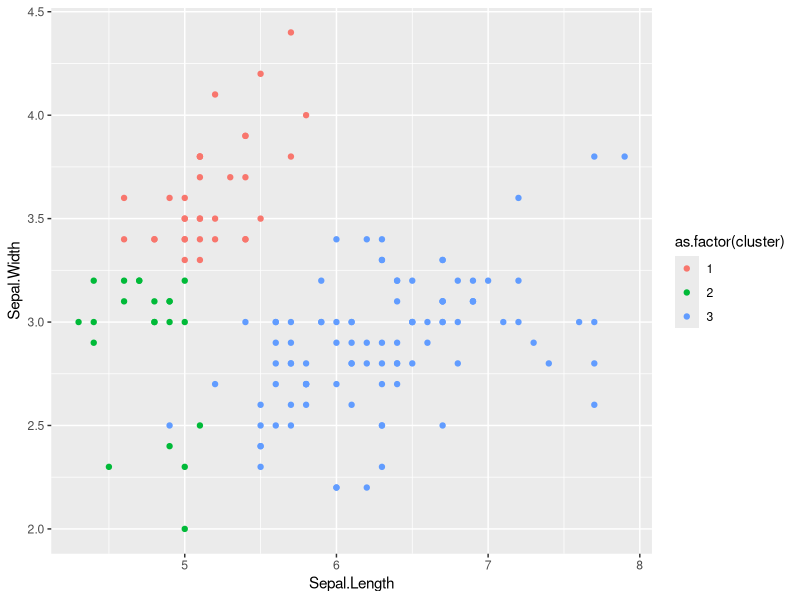
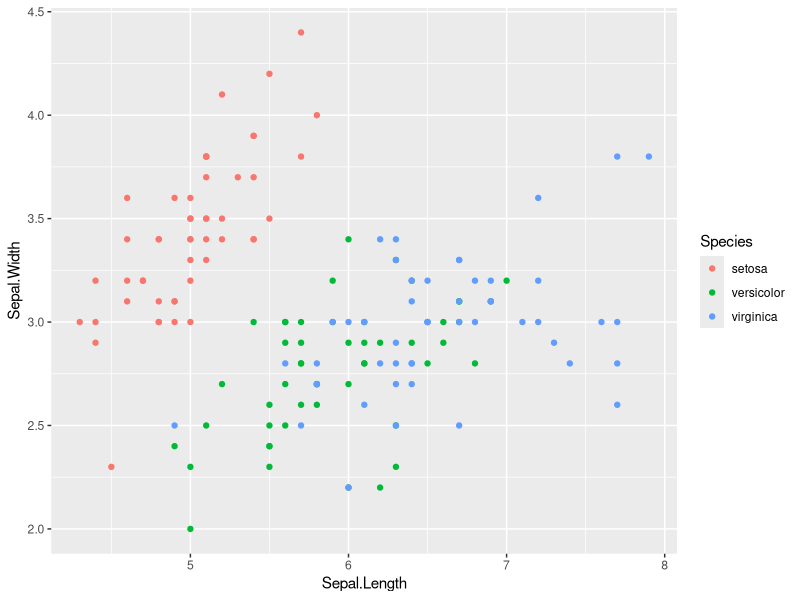

Generate these figures, in order, with R:
library(ggplot2)
library(dplyr)

## unsupervised learning: k-means clustering

# remove categoricals
iris_numerics = select(iris, -Species)
# notice how the variables are "uneven", some categories vary more than others
summary(iris_numerics)

# scales each number based on distance to the mean
iris_numerics = scale(iris_numerics)
summary(iris_numerics)

iris_clusters = kmeans(iris_numerics, centers = 3)
iris_clusters # our results

iris_clusters$cluster # vector designating a cluster for each row
iris$cluster = iris_clusters$cluster # add cluster column to original dataset
iris_numerics

ggplot(iris, aes(x = Sepal.Length, y = Sepal.Width)) + 
  geom_point(aes(color = as.factor(cluster)))

# species are actually MORE mixed than what the AI thought
ggplot(iris, aes(x = Sepal.Length, y = Sepal.Width)) + 
  geom_point(aes(color = Species))
